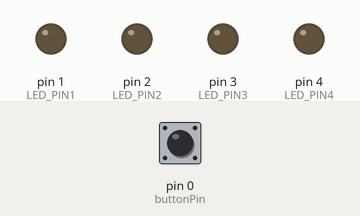
The sketch below on a simulated Arduino Uno, built with avr-gcc and run on an emulated ATmega328P. Parts: output pins drawn as LEDs (lit = HIGH). The test bench sets the inputs (shaded band); at power-on: pin 0 (buttonPin) LOW. EEPROM starts erased.

Above: at 1.2 s.
1.3 s: pin 0 (buttonPin) pulled HIGH for 0.15 s
At 1.9 s:
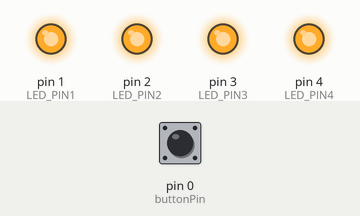
At 2.3 s:
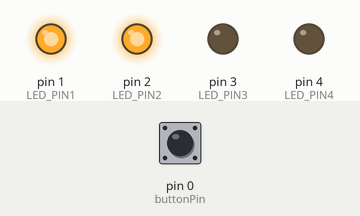
4.3 s: pin 0 (buttonPin) pulled HIGH for 1 s
At 5.33 s:
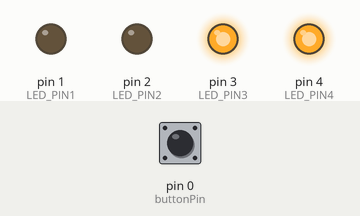
7.5 s: pin 0 (buttonPin) pulled HIGH for 0.15 s
10.5 s: pin 0 (buttonPin) pulled HIGH for 3.2 s
Timing chart, 0 to 16.2 s (numbered marks = the images above; inputs shaded):
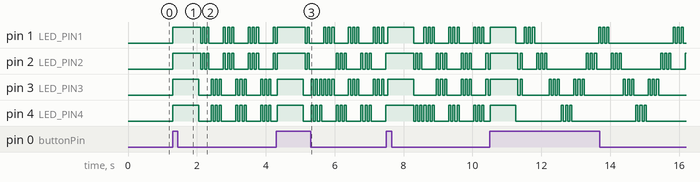

The sketch:

RC_Police_Light_Push_Button.ino
```cpp
// HAZI TECH
// Programmed by Hasitha Jayasundara
// Visit my YouTube Channel for more info - http://www.youtube.com/c/HAZITECH?sub_confirmation=1

#include "Arduino.h"
#include <EEPROM.h>

#define LED_PIN1 1 //LED 1
#define LED_PIN2 2 //LED 2
#define LED_PIN3 3 //LED 3
#define LED_PIN4 4 //LED 4
#define buttonPin 0 //Push Button Pin

int SPEED = 60;

int numb = 1;
int pres = 0;

void setup()
{
EEPROM.update(0,1); // *IMPORTANT* - Run this code line ONLY for the 1st time. Then comment it and re-upload the code
numb = EEPROM.read(0);
pinMode(buttonPin, INPUT);
pinMode(LED_PIN1, OUTPUT);
pinMode(LED_PIN2, OUTPUT);
pinMode(LED_PIN3, OUTPUT);
pinMode(LED_PIN4, OUTPUT);
}

void loop()
{
ButtonScan();

switch (numb) {
  case 1:
    HAZI_TECH_VIP_1();
    break;
  case 2:
    HAZI_TECH_VIP_2();
    break;
  case 3:
    HAZI_TECH_VIP_3();
    break;
  case 4:
    HAZI_TECH_VIP_4();
    break;
  case 5:
    HAZI_TECH_VIP_5();
    break;
  case 6:
    HAZI_TECH_VIP_6();
    break;
  case 7:
    HAZI_TECH_VIP_7();
    break;
  case 8:
    HAZI_TECH_VIP_8();
    break;
  case 9:
    HAZI_TECH_VIP_2();
    HAZI_TECH_VIP_3();

    HAZI_TECH_VIP_4();
    HAZI_TECH_VIP_4();
    HAZI_TECH_VIP_4();

    HAZI_TECH_VIP_5();
    HAZI_TECH_VIP_5();

    HAZI_TECH_VIP_6();
    HAZI_TECH_VIP_6();
    HAZI_TECH_VIP_6();
    HAZI_TECH_VIP_6();
    HAZI_TECH_VIP_6();

    HAZI_TECH_VIP_7();
    HAZI_TECH_VIP_7();
    HAZI_TECH_VIP_7();
    HAZI_TECH_VIP_7();
    HAZI_TECH_VIP_7();

    HAZI_TECH_VIP_8();
    HAZI_TECH_VIP_8();
    HAZI_TECH_VIP_8();
    HAZI_TECH_VIP_8();
    HAZI_TECH_VIP_8();
    break;
  default:
    HAZI_TECH_VIP_1();
    break;
}
}

void HAZI_TECH_VIP_1()
{
ButtonScan();
digitalWrite(LED_PIN1, LOW);
digitalWrite(LED_PIN2, LOW);
digitalWrite(LED_PIN3, LOW);
digitalWrite(LED_PIN4, LOW);
}

void HAZI_TECH_VIP_2()
{
digitalWrite(LED_PIN1, HIGH);
digitalWrite(LED_PIN2, HIGH);
delay (SPEED); ButtonScan();
digitalWrite(LED_PIN1, LOW);
digitalWrite(LED_PIN2, LOW);
delay (SPEED); ButtonScan();
digitalWrite(LED_PIN1, HIGH);
digitalWrite(LED_PIN2, HIGH);
delay (SPEED); ButtonScan();
digitalWrite(LED_PIN1, LOW);
digitalWrite(LED_PIN2, LOW);
delay (SPEED); ButtonScan();
digitalWrite(LED_PIN1, HIGH);
digitalWrite(LED_PIN2, HIGH);
delay (SPEED); ButtonScan();
digitalWrite(LED_PIN1, LOW);
digitalWrite(LED_PIN2, LOW);
delay (SPEED); ButtonScan();

digitalWrite(LED_PIN3, HIGH);
digitalWrite(LED_PIN4, HIGH);
delay (SPEED); ButtonScan();
digitalWrite(LED_PIN3, LOW);
digitalWrite(LED_PIN4, LOW);
delay (SPEED); ButtonScan();
digitalWrite(LED_PIN3, HIGH);
digitalWrite(LED_PIN4, HIGH);
delay (SPEED); ButtonScan();
digitalWrite(LED_PIN3, LOW);
digitalWrite(LED_PIN4, LOW);
delay (SPEED); ButtonScan();
digitalWrite(LED_PIN3, HIGH);
digitalWrite(LED_PIN4, HIGH);
delay (SPEED); ButtonScan();
digitalWrite(LED_PIN3, LOW);
digitalWrite(LED_PIN4, LOW);
delay (SPEED); ButtonScan();
}

void HAZI_TECH_VIP_3()
{
digitalWrite(LED_PIN1, HIGH);
digitalWrite(LED_PIN3, HIGH);
delay (SPEED); ButtonScan();
digitalWrite(LED_PIN1, LOW);
digitalWrite(LED_PIN3, LOW);
delay (SPEED); ButtonScan();
digitalWrite(LED_PIN1, HIGH);
digitalWrite(LED_PIN3, HIGH);
delay (SPEED); ButtonScan();
digitalWrite(LED_PIN1, LOW);
digitalWrite(LED_PIN3, LOW);
delay (SPEED); ButtonScan();
digitalWrite(LED_PIN1, HIGH);
digitalWrite(LED_PIN3, HIGH);
delay (SPEED); ButtonScan();
digitalWrite(LED_PIN1, LOW);
digitalWrite(LED_PIN3, LOW);
delay (SPEED); ButtonScan();

digitalWrite(LED_PIN2, HIGH);
digitalWrite(LED_PIN4, HIGH);
delay (SPEED); ButtonScan();
digitalWrite(LED_PIN2, LOW);
digitalWrite(LED_PIN4, LOW);
delay (SPEED); ButtonScan();
digitalWrite(LED_PIN2, HIGH);
digitalWrite(LED_PIN4, HIGH);
delay (SPEED); ButtonScan();
digitalWrite(LED_PIN2, LOW);
digitalWrite(LED_PIN4, LOW);
delay (SPEED); ButtonScan();
digitalWrite(LED_PIN2, HIGH);
digitalWrite(LED_PIN4, HIGH);
delay (SPEED); ButtonScan();
digitalWrite(LED_PIN2, LOW);
digitalWrite(LED_PIN4, LOW);
delay (SPEED); ButtonScan();
}

void HAZI_TECH_VIP_4()
{
digitalWrite(LED_PIN1, HIGH);
digitalWrite(LED_PIN4, HIGH);
delay (SPEED); ButtonScan();
digitalWrite(LED_PIN1, LOW);
digitalWrite(LED_PIN4, LOW);
delay (SPEED); ButtonScan();
digitalWrite(LED_PIN1, HIGH);
digitalWrite(LED_PIN4, HIGH);
delay (SPEED); ButtonScan();
digitalWrite(LED_PIN1, LOW);
digitalWrite(LED_PIN4, LOW);
delay (SPEED); ButtonScan();
digitalWrite(LED_PIN1, HIGH);
digitalWrite(LED_PIN4, HIGH);
delay (SPEED); ButtonScan();
digitalWrite(LED_PIN1, LOW);
digitalWrite(LED_PIN4, LOW);
delay (SPEED); ButtonScan();

digitalWrite(LED_PIN2, HIGH);
digitalWrite(LED_PIN3, HIGH);
delay (SPEED); ButtonScan();
digitalWrite(LED_PIN2, LOW);
digitalWrite(LED_PIN3, LOW);
delay (SPEED); ButtonScan();
digitalWrite(LED_PIN2, HIGH);
digitalWrite(LED_PIN3, HIGH);
delay (SPEED); ButtonScan();
digitalWrite(LED_PIN2, LOW);
digitalWrite(LED_PIN3, LOW);
delay (SPEED); ButtonScan();
digitalWrite(LED_PIN2, HIGH);
digitalWrite(LED_PIN3, HIGH);
delay (SPEED); ButtonScan();
digitalWrite(LED_PIN2, LOW);
digitalWrite(LED_PIN3, LOW);
delay (SPEED); ButtonScan();
}

void HAZI_TECH_VIP_5()
{
digitalWrite(LED_PIN1, HIGH);
delay (SPEED); ButtonScan();
digitalWrite(LED_PIN1, LOW);
delay (SPEED); ButtonScan();
digitalWrite(LED_PIN1, HIGH);
delay (SPEED); ButtonScan();
digitalWrite(LED_PIN1, LOW);
delay (SPEED); ButtonScan();
digitalWrite(LED_PIN1, HIGH);
delay (SPEED); ButtonScan();
digitalWrite(LED_PIN1, LOW);
delay (SPEED); ButtonScan();

digitalWrite(LED_PIN2, HIGH);
delay (SPEED); ButtonScan();
digitalWrite(LED_PIN2, LOW);
delay (SPEED); ButtonScan();
digitalWrite(LED_PIN2, HIGH);
delay (SPEED); ButtonScan();
digitalWrite(LED_PIN2, LOW);
delay (SPEED); ButtonScan();
digitalWrite(LED_PIN2, HIGH);
delay (SPEED); ButtonScan();
digitalWrite(LED_PIN2, LOW);
delay (SPEED); ButtonScan();

digitalWrite(LED_PIN3, HIGH);
delay (SPEED); ButtonScan();
digitalWrite(LED_PIN3, LOW);
delay (SPEED); ButtonScan();
digitalWrite(LED_PIN3, HIGH);
delay (SPEED); ButtonScan();
digitalWrite(LED_PIN3, LOW);
delay (SPEED); ButtonScan();
digitalWrite(LED_PIN3, HIGH);
delay (SPEED); ButtonScan();
digitalWrite(LED_PIN3, LOW);
delay (SPEED); ButtonScan();

digitalWrite(LED_PIN4, HIGH);
delay (SPEED); ButtonScan();
digitalWrite(LED_PIN4, LOW);
delay (SPEED); ButtonScan();
digitalWrite(LED_PIN4, HIGH);
delay (SPEED); ButtonScan();
digitalWrite(LED_PIN4, LOW);
delay (SPEED); ButtonScan();
digitalWrite(LED_PIN4, HIGH);
delay (SPEED); ButtonScan();
digitalWrite(LED_PIN4, LOW);
delay (SPEED); ButtonScan();

digitalWrite(LED_PIN3, HIGH);
delay (SPEED); ButtonScan();
digitalWrite(LED_PIN3, LOW);
delay (SPEED); ButtonScan();
digitalWrite(LED_PIN3, HIGH);
delay (SPEED); ButtonScan();
digitalWrite(LED_PIN3, LOW);
delay (SPEED); ButtonScan();
digitalWrite(LED_PIN3, HIGH);
delay (SPEED); ButtonScan();
digitalWrite(LED_PIN3, LOW);
delay (SPEED); ButtonScan();

digitalWrite(LED_PIN2, HIGH);
delay (SPEED); ButtonScan();
digitalWrite(LED_PIN2, LOW);
delay (SPEED); ButtonScan();
digitalWrite(LED_PIN2, HIGH);
delay (SPEED); ButtonScan();
digitalWrite(LED_PIN2, LOW);
delay (SPEED); ButtonScan();
digitalWrite(LED_PIN2, HIGH);
delay (SPEED); ButtonScan();
digitalWrite(LED_PIN2, LOW);
delay (SPEED); ButtonScan();
}

void HAZI_TECH_VIP_6()
{
digitalWrite(LED_PIN1, HIGH);
digitalWrite(LED_PIN2, HIGH);
digitalWrite(LED_PIN3, HIGH);
digitalWrite(LED_PIN4, HIGH);
delay (SPEED); ButtonScan();
digitalWrite(LED_PIN1, LOW);
digitalWrite(LED_PIN2, LOW);
digitalWrite(LED_PIN3, LOW);
digitalWrite(LED_PIN4, LOW);
delay (SPEED); ButtonScan();

digitalWrite(LED_PIN1, HIGH);
digitalWrite(LED_PIN2, HIGH);
digitalWrite(LED_PIN3, HIGH);
digitalWrite(LED_PIN4, HIGH);
delay (SPEED); ButtonScan();
digitalWrite(LED_PIN1, LOW);
digitalWrite(LED_PIN2, LOW);
digitalWrite(LED_PIN3, LOW);
digitalWrite(LED_PIN4, LOW);
delay (SPEED); ButtonScan();

digitalWrite(LED_PIN1, HIGH);
digitalWrite(LED_PIN2, HIGH);
digitalWrite(LED_PIN3, HIGH);
digitalWrite(LED_PIN4, HIGH);
delay (SPEED); ButtonScan();
digitalWrite(LED_PIN1, LOW);
digitalWrite(LED_PIN2, LOW);
digitalWrite(LED_PIN3, LOW);
digitalWrite(LED_PIN4, LOW);
delay (SPEED); ButtonScan();
delay (SPEED); ButtonScan();
delay (SPEED); ButtonScan();
}

void HAZI_TECH_VIP_7()
{
digitalWrite(LED_PIN1, HIGH);
digitalWrite(LED_PIN2, LOW);
delay (SPEED); ButtonScan();
delay (SPEED); ButtonScan();
digitalWrite(LED_PIN2, HIGH);
digitalWrite(LED_PIN1, LOW);
delay (SPEED); ButtonScan();
delay (SPEED); ButtonScan();
digitalWrite(LED_PIN3, HIGH);
digitalWrite(LED_PIN2, LOW);
delay (SPEED); ButtonScan();
delay (SPEED); ButtonScan();
digitalWrite(LED_PIN4, HIGH);
digitalWrite(LED_PIN3, LOW);
delay (SPEED); ButtonScan();
delay (SPEED); ButtonScan();
digitalWrite(LED_PIN3, HIGH);
digitalWrite(LED_PIN4, LOW);
delay (SPEED); ButtonScan();
delay (SPEED); ButtonScan();
digitalWrite(LED_PIN2, HIGH);
digitalWrite(LED_PIN3, LOW);
delay (SPEED); ButtonScan();
delay (SPEED); ButtonScan();
}

void HAZI_TECH_VIP_8()
{
digitalWrite(LED_PIN1, HIGH);
digitalWrite(LED_PIN2, HIGH);
delay (SPEED); ButtonScan();
delay (SPEED); ButtonScan();
digitalWrite(LED_PIN1, LOW);
digitalWrite(LED_PIN2, LOW);
delay (SPEED); ButtonScan();
delay (SPEED); ButtonScan();
digitalWrite(LED_PIN3, HIGH);
digitalWrite(LED_PIN4, HIGH);
delay (SPEED); ButtonScan();
delay (SPEED); ButtonScan();
digitalWrite(LED_PIN3, LOW);
digitalWrite(LED_PIN4, LOW);
delay (SPEED); ButtonScan();
delay (SPEED); ButtonScan();
}

void ButtonScan()
{
if(digitalRead(buttonPin)==1)
   {
    if(pres==0)
   {
    numb++;
    EEPROM.update(0,numb);
    pres=1;
    digitalWrite(LED_PIN1, HIGH);
    digitalWrite(LED_PIN2, HIGH);
    digitalWrite(LED_PIN3, HIGH);
    digitalWrite(LED_PIN4, HIGH);
    delay (750);
    digitalWrite(LED_PIN1, LOW);
    digitalWrite(LED_PIN2, LOW);
    digitalWrite(LED_PIN3, LOW);
    digitalWrite(LED_PIN4, LOW);
   }
    }
  else
  {
    pres=0;
   }

 if(numb == 10)
 {
 numb = 1;
 }
}
```

Measured:
- after the input at 1.3 s, pin 1 (LED_PIN1), pin 2 (LED_PIN2): LOW → HIGH at once, then repeats every 0.72 s: 2 × (LOW 0.06 s, HIGH 0.06 s), LOW 0.42 s, HIGH 0.06 s; pin 3 (LED_PIN3), pin 4 (LED_PIN4): LOW → HIGH at once, then repeats every 0.66 s: LOW 0.36 s, 2 × (HIGH 0.06 s, LOW 0.06 s), HIGH 0.06 s
